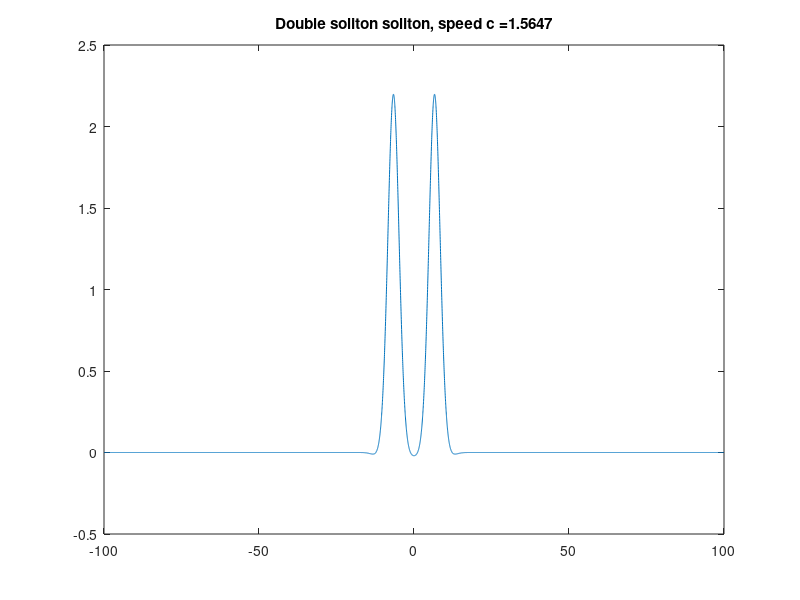

Recreate this plot in MATLAB. (Note: this script raises an error after producing the figure.)
%% plots eigenvalues of linearization about various waves
% loads eigenvalues from file since
% eig takes forever to run

% ranges for plots
% standard ranges
xrange      = 1e-01;
yrange      = 1e9;
% range to see distinct eigenvalues near real axis
yrange_zoom = 1e-4;

% single soliton, for comparison purposes
% load eig5Ns;

% figure;
% plot(x2, u2(1:end-1));
% title(strcat('Single soliton soliton, speed c =  ',num2str(c)) )
% 
% figure
% plot(V,'.');
% title('Eigenvalues for single soliton solution');
% axis([-xrange xrange -yrange yrange]);

% double soliton
% load eig5Nd1;
load eig5Nd1_100;
% load eig5Nd2;
% load eig5Nd3;
% load eig5Nd4;

figure;
plot(x2, ud_out(1:end-1));
title(strcat('Double soliton soliton, speed c =  ',num2str(c)) )

figure;
plot(lambda,'.');
title('Eigenvalues for double soliton solution');
axis([-xrange xrange -yrange yrange]);

figure;
plot(lambda,'.');
title('Eigenvalues for double soliton solution, zoomed in');
axis([-xrange xrange -yrange_zoom yrange_zoom]);

% use for real eigenfunctions
figure;
plot(x2,real(V))
legendcell = cellstr(num2str(lambdaV'))
legend(legendcell);
title('Eigenvectors for double soliton solution');

% % use for complex eigenfunctions
% figure;
% plot(x2,real(V))
% legendcell = cellstr(num2str(lambdaV))
% legend(legendcell);
% title('Real part of eigenvectors for double soliton solution');
% 
% figure;
% plot(x2,imag(V))
% legend(legendcell);
% title('Imaginary part of eigenvectors for double soliton solution');
% 
% figure;
% plot(x2,abs(V))
% legend(legendcell);
% title('Absolute value of eigenvectors for double soliton solution');
